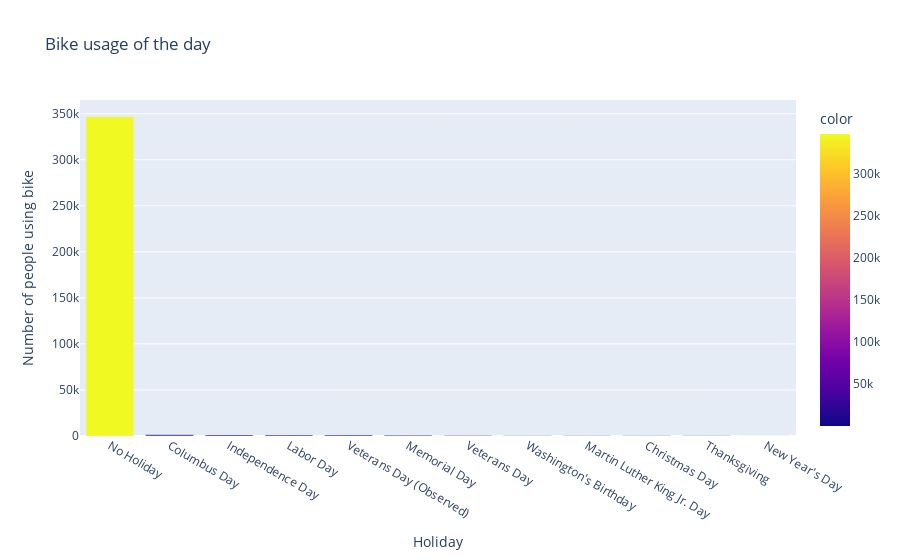

Source (notebook cell):
### Markdown cell above
### when do bike used most holidays or no holidays?

### Code cell
px.bar(x=tripdata["holiday"].value_counts().index,
       y=tripdata["holiday"].value_counts().values,
       color=tripdata["holiday"].value_counts().values,
       title = "Bike usage of the day",
       labels={'x':'Holiday',"y":"Number of people using bike"})

### Figure 1 — Plotly figure (JSON) as saved in the notebook; plotly's stock layout.template omitted (floating-point values rounded to 4 significant figures)
{"data": [{"alignmentgroup": "True", "hovertemplate": "Holiday=%{x}<br>Number of people using bike=%{y}<br>color=%{marker.color}<extra></extra>", "legendgroup": "", "marker": {"color": [346677, 1302, 1190, 1030, 1014, 918, 582, 388, 297, 217, 176, 101], "coloraxis": "coloraxis", "pattern": {"shape": ""}}, "name": "", "offsetgroup": "", "orientation": "v", "showlegend": false, "textposition": "auto", "type": "bar", "x": ["No Holiday", "Columbus Day", "Independence Day", "Labor Day", "Veterans Day (Observed)", "Memorial Day", "Veterans Day", "Washington's Birthday", "Martin Luther King Jr. Day", "Christmas Day", "Thanksgiving", "New Year's Day"], "xaxis": "x", "y": [346677, 1302, 1190, 1030, 1014, 918, 582, 388, 297, 217, 176, 101], "yaxis": "y"}], "layout": {"barmode": "relative", "coloraxis": {"colorbar": {"title": {"text": "color"}}, "colorscale": [[0, "#0d0887"], [0.1111, "#46039f"], [0.2222, "#7201a8"], [0.3333, "#9c179e"], [0.4444, "#bd3786"], [0.5556, "#d8576b"], [0.6667, "#ed7953"], [0.7778, "#fb9f3a"], [0.8889, "#fdca26"], [1, "#f0f921"]]}, "legend": {"tracegroupgap": 0}, "title": {"text": "Bike usage of the day"}, "xaxis": {"anchor": "y", "domain": [0, 1], "title": {"text": "Holiday"}}, "yaxis": {"anchor": "x", "domain": [0, 1], "title": {"text": "Number of people using bike"}}}}
